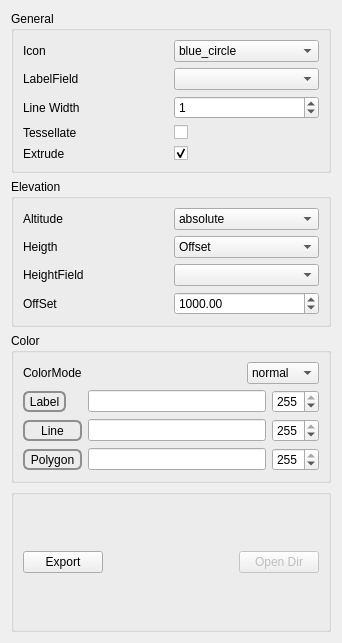
         <widget class="QWidget" name="scrollAreaWidgetContents">
          <property name="geometry">
           <rect>
            <x>0</x>
            <y>0</y>
            <width>342</width>
            <height>643</height>
           </rect>
          </property>
          <layout class="QVBoxLayout" name="verticalLayout_2">
           <item>
            <widget class="QGroupBox" name="KmlGeneralgroupBox">
             <property name="title">
              <string>General</string>
             </property>
             <layout class="QGridLayout" name="gridLayout_27">
              <item row="1" column="0">
               <widget class="QLabel" name="Iconlabel">
                <property name="text">
                 <string>Icon</string>
                </property>
               </widget>
              </item>
              <item row="2" column="0">
               <widget class="QLabel" name="LabelFieldlabel">
                <property name="text">
                 <string>LabelField</string>
                </property>
               </widget>
              </item>
              <item row="3" column="0">
               <widget class="QLabel" name="LineWidthlabel">
                <property name="text">
                 <string>Line Width</string>
                </property>
               </widget>
              </item>
              <item row="1" column="1">
               <widget class="QComboBox" name="SelectIcon">
                <property name="currentIndex">
                 <number>1</number>
                </property>
                <item>
                 <property name="text">
                  <string/>
                 </property>
                </item>
                <item>
                 <property name="text">
                  <string>blue_circle</string>
                 </property>
                 <property name="icon">
                  <iconset resource="../resources.qrc">
                   <normaloff>:/icons/blue_circle.png</normaloff>:/icons/blue_circle.png</iconset>
                 </property>
                </item>
                <item>
                 <property name="text">
                  <string>green_circle</string>
                 </property>
                 <property name="icon">
                  <iconset resource="../resources.qrc">
                   <normaloff>:/icons/green_circle.png</normaloff>:/icons/green_circle.png</iconset>
                 </property>
                </item>
                <item>
                 <property name="text">
                  <string>red_circle</string>
                 </property>
                 <property name="icon">
                  <iconset resource="../resources.qrc">
                   <normaloff>:/icons/red_circle.png</normaloff>:/icons/red_circle.png</iconset>
                 </property>
                </item>
                <item>
                 <property name="text">
                  <string>yellow_circle</string>
                 </property>
                 <property name="icon">
                  <iconset resource="../resources.qrc">
                   <normaloff>:/icons/yellow_circle.png</normaloff>:/icons/yellow_circle.png</iconset>
                 </property>
                </item>
               </widget>
              </item>
              <item row="2" column="1">
               <widget class="QComboBox" name="AttributeList"/>
              </item>
              <item row="3" column="1">
               <widget class="QSpinBox" name="LineWidth">
                <property name="value">
                 <number>1</number>
                </property>
               </widget>
              </item>
              <item row="4" column="1">
               <widget class="QCheckBox" name="Tessellate">
                <property name="layoutDirection">
                 <enum>Qt::LeftToRight</enum>
                </property>
                <property name="text">
                 <string/>
                </property>
               </widget>
              </item>
              <item row="4" column="0">
               <widget class="QLabel" name="Tessellatelabel">
                <property name="text">
                 <string>Tessellate</string>
                </property>
               </widget>
              </item>
              <item row="5" column="1">
               <widget class="QCheckBox" name="Extrude">
                <property name="text">
                 <string/>
                </property>
                <property name="checked">
                 <bool>true</bool>
                </property>
               </widget>
              </item>
              <item row="5" column="0">
               <widget class="QLabel" name="Extrudelabel">
                <property name="text">
                 <string>Extrude</string>
                </property>
               </widget>
              </item>
             </layout>
            </widget>
           </item>
           <item>
            <widget class="QGroupBox" name="KmlElevationgroupBox">
             <property name="title">
              <string>Elevation</string>
             </property>
             <layout class="QGridLayout" name="gridLayout_28">
              <item row="7" column="0">
               <layout class="QHBoxLayout" name="horizontalLayout_8">
                <item>
                 <widget class="QLabel" name="Offsetlabel">
                  <property name="text">
                   <string>OffSet</string>
                  </property>
                 </widget>
                </item>
                <item>
                 <widget class="QDoubleSpinBox" name="Offset">
                  <property name="maximum">
                   <double>20000000.000000000000000</double>
                  </property>
                  <property name="value">
                   <double>1000.000000000000000</double>
                  </property>
                 </widget>
                </item>
               </layout>
              </item>
              <item row="5" column="0">
               <layout class="QHBoxLayout" name="horizontalLayout_9">
                <item>
                 <widget class="QLabel" name="HeightFieldlabel">
                  <property name="text">
                   <string>HeightField</string>
                  </property>
                 </widget>
                </item>
                <item>
                 <widget class="QComboBox" name="HeightColumn"/>
                </item>
               </layout>
              </item>
              <item row="3" column="0">
               <layout class="QHBoxLayout" name="horizontalLayout_10">
                <item>
                 <widget class="QLabel" name="Heightlabel">
                  <property name="text">
                   <string>Heigth</string>
                  </property>
                 </widget>
                </item>
                <item>
                 <widget class="QComboBox" name="ExtrudeType">
                  <property name="editable">
                   <bool>false</bool>
                  </property>
                  <property name="currentIndex">
                   <number>3</number>
                  </property>
                  <item>
                   <property name="text">
                    <string/>
                   </property>
                  </item>
                  <item>
                   <property name="text">
                    <string>2D</string>
                   </property>
                  </item>
                  <item>
                   <property name="text">
                    <string>3D</string>
                   </property>
                  </item>
                  <item>
                   <property name="text">
                    <string>Offset</string>
                   </property>
                  </item>
                  <item>
                   <property name="text">
                    <string>Attribute</string>
                   </property>
                  </item>
                 </widget>
                </item>
               </layout>
              </item>
              <item row="1" column="0">
               <layout class="QHBoxLayout" name="horizontalLayout_11">
                <item>
                 <widget class="QLabel" name="AltitudeModelabel">
                  <property name="text">
                   <string>Altitude   </string>
                  </property>
                 </widget>
                </item>
                <item>
                 <widget class="QComboBox" name="AltitudeMode">
                  <property name="currentIndex">
                   <number>3</number>
                  </property>
                  <item>
                   <property name="text">
                    <string/>
                   </property>
                  </item>
                  <item>
                   <property name="text">
                    <string>clampToGround</string>
                   </property>
                  </item>
                  <item>
                   <property name="text">
                    <string>relativeToGround</string>
                   </property>
                  </item>
                  <item>
                   <property name="text">
                    <string>absolute</string>
                   </property>
                  </item>
                 </widget>
                </item>
               </layout>
              </item>
             </layout>
            </widget>
           </item>
           <item>
            <widget class="QGroupBox" name="KmlColorgroupBox">
             <property name="title">
              <string>Color</string>
             </property>
             <layout class="QGridLayout" name="gridLayout_29">
              <item row="1" column="2">
               <layout class="QHBoxLayout" name="LabelColorhorizontalLayout">
                <item>
                 <widget class="QLineEdit" name="LabelColor">
                  <property name="readOnly">
                   <bool>true</bool>
                  </property>
                 </widget>
                </item>
                <item>
                 <widget class="QSpinBox" name="LabelAlpha">
                  <property name="maximum">
                   <number>255</number>
                  </property>
                  <property name="value">
                   <number>255</number>
                  </property>
                 </widget>
                </item>
               </layout>
              </item>
              <item row="2" column="2">
               <layout class="QHBoxLayout" name="LineColorhorizontalLayout">
                <item>
                 <widget class="QLineEdit" name="LineColor">
                  <property name="readOnly">
                   <bool>true</bool>
                  </property>
                 </widget>
                </item>
                <item>
                 <widget class="QSpinBox" name="LineAlpha">
                  <property name="maximum">
                   <number>255</number>
                  </property>
                  <property name="value">
                   <number>255</number>
                  </property>
                 </widget>
                </item>
               </layout>
              </item>
              <item row="3" column="2">
               <layout class="QHBoxLayout" name="PolyColorhorizontalLayout">
                <item>
                 <widget class="QLineEdit" name="PolyColor">
                  <property name="readOnly">
                   <bool>true</bool>
                  </property>
                 </widget>
                </item>
                <item>
                 <widget class="QSpinBox" name="PolygonAlpha">
                  <property name="maximum">
                   <number>255</number>
                  </property>
                  <property name="value">
                   <number>255</number>
                  </property>
                 </widget>
                </item>
               </layout>
              </item>
              <item row="0" column="2">
               <layout class="QHBoxLayout" name="horizontalLayout">
                <item>
                 <spacer name="horizontalSpacer">
                  <property name="orientation">
                   <enum>Qt::Horizontal</enum>
                  </property>
                  <property name="sizeHint" stdset="0">
                   <size>
                    <width>40</width>
                    <height>20</height>
                   </size>
                  </property>
                 </spacer>
                </item>
                <item>
                 <widget class="QComboBox" name="colorModeEnum">
                  <property name="currentIndex">
                   <number>1</number>
                  </property>
                  <item>
                   <property name="text">
                    <string/>
                   </property>
                  </item>
                  <item>
                   <property name="text">
                    <string>normal</string>
                   </property>
                  </item>
                  <item>
                   <property name="text">
                    <string>random</string>
                   </property>
                  </item>
                 </widget>
                </item>
               </layout>
              </item>
              <item row="3" column="0">
               <widget class="QToolButton" name="VectorPolygonColor">
                <property name="sizePolicy">
                 <sizepolicy hsizetype="Minimum" vsizetype="Fixed">
                  <horstretch>0</horstretch>
                  <verstretch>0</verstretch>
                 </sizepolicy>
                </property>
                <property name="styleSheet">
                 <string notr="true"> QToolButton { /* all types of tool button */
     border: 2px solid #8f8f91;
     border-radius: 6px;
     background-color: qlineargradient(x1: 0, y1: 0, x2: 0, y2: 1,
                                       stop: 0 #f6f7fa, stop: 1 #dadbde);
 }

 QToolButton[popupMode=&quot;1&quot;] { /* only for MenuButtonPopup */
     padding-right: 20px; /* make way for the popup button */
 }

 QToolButton:pressed {
     background-color: qlineargradient(x1: 0, y1: 0, x2: 0, y2: 1,
                                       stop: 0 #dadbde, stop: 1 #f6f7fa);
 }

 QToolButton:checked {
     background-color: qlineargradient(x1: 0, y1: 0, x2: 0, y2: 1,
                                       stop: 0 white, stop: 1 blue);
 }

 /* the subcontrols below are used only in the MenuButtonPopup mode */
 QToolButton::menu-button {
     border: 2px solid gray;
     border-top-right-radius: 6px;
     border-bottom-right-radius: 6px;
     /* 16px width + 4px for border = 20px allocated above */
     width: 16px;
 }

 QToolButton::menu-arrow {
     image: url(downarrow.png);
 }

 QToolButton::menu-arrow:open {
     top: 1px; left: 1px; /* shift it a bit */
 }</string>
                </property>
                <property name="text">
                 <string>Polygon</string>
                </property>
               </widget>
              </item>
              <item row="2" column="0">
               <widget class="QToolButton" name="VectorLineColor">
                <property name="sizePolicy">
                 <sizepolicy hsizetype="Minimum" vsizetype="Fixed">
                  <horstretch>0</horstretch>
                  <verstretch>0</verstretch>
                 </sizepolicy>
                </property>
                <property name="acceptDrops">
                 <bool>false</bool>
                </property>
                <property name="autoFillBackground">
                 <bool>false</bool>
                </property>
                <property name="styleSheet">
                 <string notr="true"> QToolButton { /* all types of tool button */
     border: 2px solid #8f8f91;
     border-radius: 6px;
     background-color: qlineargradient(x1: 0, y1: 0, x2: 0, y2: 1,
                                       stop: 0 #f6f7fa, stop: 1 #dadbde);
 }

 QToolButton[popupMode=&quot;1&quot;] { /* only for MenuButtonPopup */
     padding-right: 20px; /* make way for the popup button */
 }

 QToolButton:pressed {
     background-color: qlineargradient(x1: 0, y1: 0, x2: 0, y2: 1,
                                       stop: 0 #dadbde, stop: 1 #f6f7fa);
 }

 QToolButton:checked {
     background-color: qlineargradient(x1: 0, y1: 0, x2: 0, y2: 1,
                                       stop: 0 white, stop: 1 blue);
 }

 /* the subcontrols below are used only in the MenuButtonPopup mode */
 QToolButton::menu-button {
     border: 2px solid gray;
     border-top-right-radius: 6px;
     border-bottom-right-radius: 6px;
     /* 16px width + 4px for border = 20px allocated above */
     width: 16px;
 }

 QToolButton::menu-arrow {
     image: url(downarrow.png);
 }

 QToolButton::menu-arrow:open {
     top: 1px; left: 1px; /* shift it a bit */
 }</string>
                </property>
                <property name="text">
                 <string>Line</string>
                </property>
                <property name="autoRaise">
                 <bool>false</bool>
                </property>
               </widget>
              </item>
              <item row="1" column="0">
               <widget class="QToolButton" name="VectorLabelColor">
                <property name="styleSheet">
                 <string notr="true"> QToolButton { /* all types of tool button */
     border: 2px solid #8f8f91;
     border-radius: 6px;
     background-color: qlineargradient(x1: 0, y1: 0, x2: 0, y2: 1,
                                       stop: 0 #f6f7fa, stop: 1 #dadbde);
 }

 QToolButton[popupMode=&quot;1&quot;] { /* only for MenuButtonPopup */
     padding-right: 20px; /* make way for the popup button */
 }

 QToolButton:pressed {
     background-color: qlineargradient(x1: 0, y1: 0, x2: 0, y2: 1,
                                       stop: 0 #dadbde, stop: 1 #f6f7fa);
 }

 QToolButton:checked {
     background-color: qlineargradient(x1: 0, y1: 0, x2: 0, y2: 1,
                                       stop: 0 white, stop: 1 blue);
 }

 /* the subcontrols below are used only in the MenuButtonPopup mode */
 QToolButton::menu-button {
     border: 2px solid gray;
     border-top-right-radius: 6px;
     border-bottom-right-radius: 6px;
     /* 16px width + 4px for border = 20px allocated above */
     width: 16px;
 }

 QToolButton::menu-arrow {
     image: url(downarrow.png);
 }

 QToolButton::menu-arrow:open {
     top: 1px; left: 1px; /* shift it a bit */
 }</string>
                </property>
                <property name="text">
                 <string>Label</string>
                </property>
               </widget>
              </item>
              <item row="0" column="0">
               <widget class="QLabel" name="ColorModelabel">
                <property name="text">
                 <string>ColorMode</string>
                </property>
               </widget>
              </item>
             </layout>
            </widget>
           </item>
           <item>
            <widget class="QGroupBox" name="groupBox_4">
             <property name="title">
              <string/>
             </property>
             <layout class="QVBoxLayout" name="verticalLayout_7">
              <item>
               <layout class="QHBoxLayout" name="horizontalLayout_29">
                <item>
                 <widget class="QPushButton" name="ExportVect">
                  <property name="text">
                   <string>Export</string>
                  </property>
                 </widget>
                </item>
                <item>
                 <spacer name="horizontalSpacer_17">
                  <property name="orientation">
                   <enum>Qt::Horizontal</enum>
                  </property>
                  <property name="sizeHint" stdset="0">
                   <size>
                    <width>40</width>
                    <height>20</height>
                   </size>
                  </property>
                 </spacer>
                </item>
                <item>
                 <widget class="QPushButton" name="vectordir">
                  <property name="enabled">
                   <bool>false</bool>
                  </property>
                  <property name="text">
                   <string>Open Dir</string>
                  </property>
                 </widget>
                </item>
               </layout>
              </item>
             </layout>
            </widget>
           </item>
          </layout>
         </widget>
